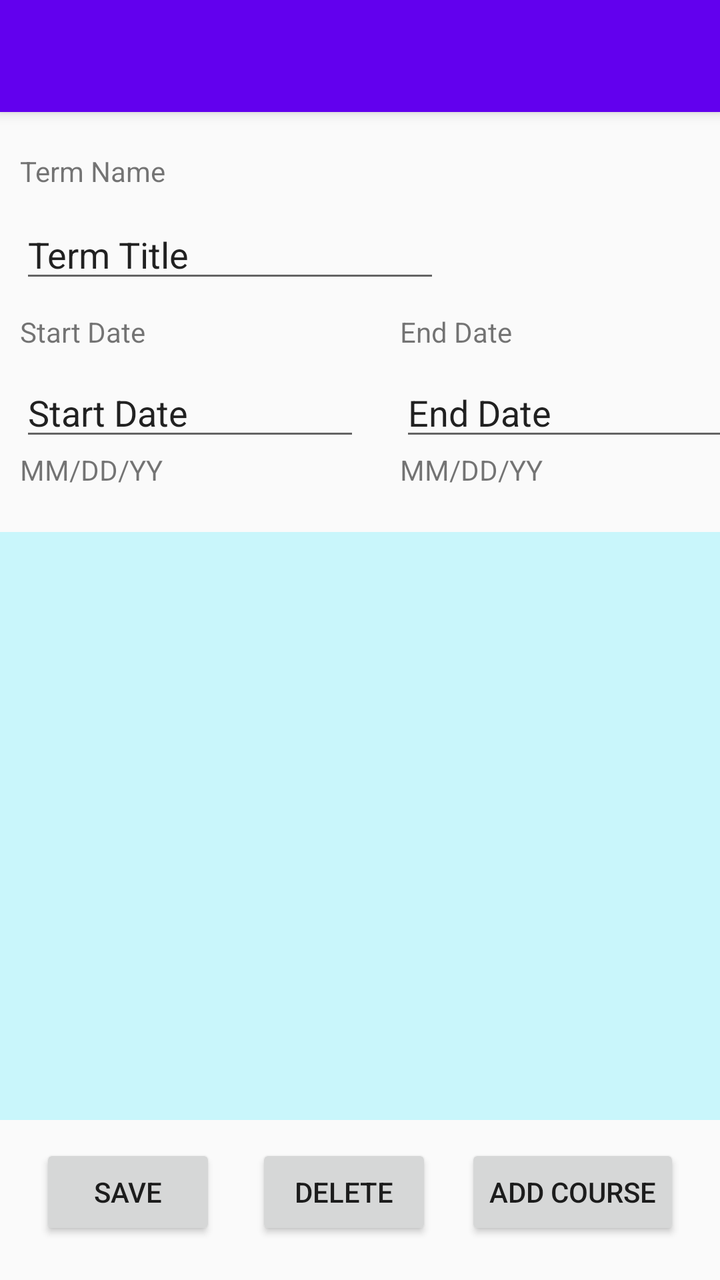
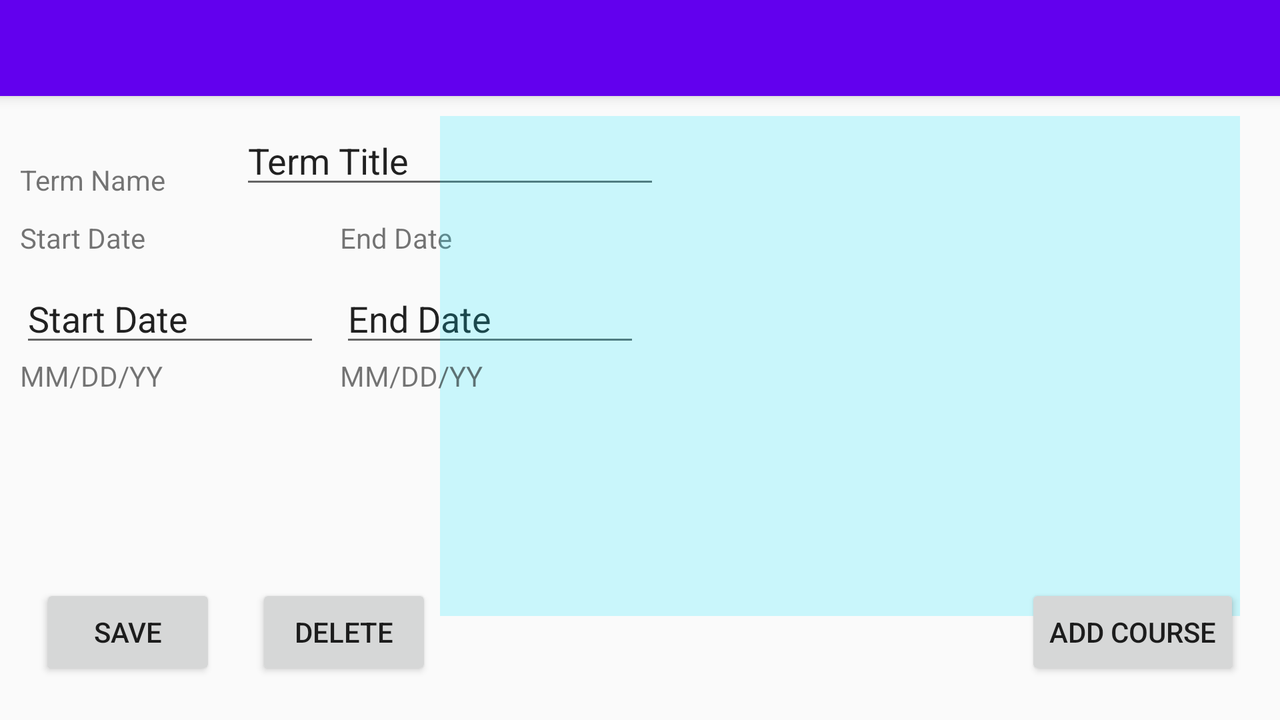

The same Android screen from two of the app's own layout files: first res/layout/ as a phone draws it, then the repository's variant for another configuration, drawn on a device whose configuration selects that folder. Both files follow.
<!-- AndroidManifest.xml: application theme AppTheme -->
<!-- res/layout/terms_detail.xml -->
<?xml version="1.0" encoding="utf-8"?>
<androidx.coordinatorlayout.widget.CoordinatorLayout xmlns:android="http://schemas.android.com/apk/res/android"
    xmlns:app="http://schemas.android.com/apk/res-auto"
    xmlns:tools="http://schemas.android.com/tools"
    android:layout_width="match_parent"
    android:layout_height="match_parent"
    tools:context=".TermsDetail">

    <com.google.android.material.appbar.AppBarLayout
        android:layout_width="match_parent"
        android:layout_height="wrap_content"
        android:theme="@style/AppTheme.AppBarOverlay">

        <androidx.appcompat.widget.Toolbar
            android:id="@+id/toolbar"
            android:layout_width="match_parent"
            android:layout_height="?attr/actionBarSize"
            android:background="?attr/colorPrimary"
            app:popupTheme="@style/AppTheme.PopupOverlay" />

    </com.google.android.material.appbar.AppBarLayout>


    <androidx.constraintlayout.widget.ConstraintLayout
        android:layout_width="match_parent"
        android:layout_height="match_parent"
        app:layout_behavior="@string/appbar_scrolling_view_behavior">

        <TextView
            android:id="@+id/termTitle"
            android:layout_width="wrap_content"
            android:layout_height="wrap_content"
            android:layout_marginStart="10dp"
            android:layout_marginTop="20dp"
            android:text="Term Name"
            app:layout_constraintStart_toStartOf="parent"
            app:layout_constraintTop_toTopOf="parent" />

        <TextView
            android:id="@+id/termStart"
            android:layout_width="wrap_content"
            android:layout_height="wrap_content"
            android:layout_marginStart="10dp"
            android:layout_marginTop="10dp"
            android:text="Start Date"
            app:layout_constraintStart_toStartOf="parent"
            app:layout_constraintTop_toBottomOf="@+id/editTermTitle" />

        <TextView
            android:id="@+id/termEnd"
            android:layout_width="wrap_content"
            android:layout_height="wrap_content"
            android:layout_marginStart="200dp"
            android:layout_marginTop="10dp"
            android:text="End Date"
            app:layout_constraintStart_toStartOf="parent"
            app:layout_constraintTop_toBottomOf="@+id/editTermTitle" />

        <Button
            android:id="@+id/saveTermBtn"
            android:layout_width="wrap_content"
            android:layout_height="wrap_content"
            android:layout_marginStart="20dp"
            android:layout_marginBottom="20dp"
            android:text="Save"
            app:layout_constraintBottom_toBottomOf="parent"
            app:layout_constraintStart_toStartOf="parent" />

        <Button
            android:id="@+id/deleteTermBtn"
            android:layout_width="wrap_content"
            android:layout_height="wrap_content"
            android:layout_marginStart="20dp"
            android:layout_marginBottom="20dp"
            android:text="Delete"
            app:layout_constraintBottom_toBottomOf="parent"
            app:layout_constraintStart_toEndOf="@+id/saveTermBtn" />

        <Button
            android:id="@+id/addCourseBtn"
            android:layout_width="wrap_content"
            android:layout_height="wrap_content"
            android:layout_marginEnd="20dp"
            android:layout_marginBottom="20dp"
            android:text="Add Course"
            app:layout_constraintBottom_toBottomOf="parent"
            app:layout_constraintEnd_toEndOf="parent" />

        <EditText
            android:id="@+id/editTermTitle"
            android:layout_width="wrap_content"
            android:layout_height="wrap_content"
            android:layout_marginStart="10dp"
            android:layout_marginTop="10dp"
            android:ems="10"
            android:inputType="textPersonName"
            android:text="Term Title"
            app:layout_constraintStart_toStartOf="parent"
            app:layout_constraintTop_toBottomOf="@+id/termTitle" />

        <EditText
            android:id="@+id/editTermStart"
            android:layout_width="170dp"
            android:layout_height="40dp"
            android:layout_marginStart="10dp"
            android:layout_marginTop="10dp"
            android:ems="10"
            android:inputType="textPersonName"
            android:text="Start Date"
            app:layout_constraintStart_toStartOf="parent"
            app:layout_constraintTop_toBottomOf="@+id/termStart" />

        <EditText
            android:id="@+id/editTermEnd"
            android:layout_width="170dp"
            android:layout_height="40dp"
            android:layout_marginStart="200dp"
            android:layout_marginTop="10dp"
            android:ems="10"
            android:inputType="textPersonName"
            android:text="End Date"
            app:layout_constraintStart_toStartOf="parent"
            app:layout_constraintTop_toBottomOf="@+id/termEnd" />

        <ListView
            android:id="@+id/courseListView"
            android:layout_width="match_parent"
            android:layout_height="match_parent"
            android:layout_marginTop="210dp"
            android:layout_marginBottom="80dp"
            android:background="#3200E5FF"
            app:layout_constraintBottom_toBottomOf="parent"
            app:layout_constraintTop_toTopOf="parent" />

        <TextView
            android:id="@+id/formatSDate"
            android:layout_width="wrap_content"
            android:layout_height="wrap_content"
            android:layout_marginStart="10dp"
            android:text="MM/DD/YY"
            app:layout_constraintStart_toStartOf="parent"
            app:layout_constraintTop_toBottomOf="@+id/editTermStart" />

        <TextView
            android:id="@+id/formatEDate"
            android:layout_width="wrap_content"
            android:layout_height="wrap_content"
            android:layout_marginStart="200dp"
            android:text="MM/DD/YY"
            app:layout_constraintStart_toStartOf="parent"
            app:layout_constraintTop_toBottomOf="@+id/editTermEnd" />

    </androidx.constraintlayout.widget.ConstraintLayout>


</androidx.coordinatorlayout.widget.CoordinatorLayout>
<!-- resources referenced by this layout -->
<resources>
  <style name="AppTheme.AppBarOverlay" parent="ThemeOverlay.AppCompat.Dark.ActionBar" />
  <style name="AppTheme.PopupOverlay" parent="ThemeOverlay.AppCompat.Light" />
  <style name="AppTheme" parent="Theme.AppCompat.Light.DarkActionBar">
          
          <item name="colorPrimary">@color/colorPrimary</item>
          <item name="colorPrimaryDark">@color/colorPrimaryDark</item>
          <item name="colorAccent">@color/colorAccent</item>
      </style>
</resources>
<!-- res/layout-land/terms_detail.xml (the repository's variant of the layout above) -->
<!-- drawn on the phone turned sideways -->
<?xml version="1.0" encoding="utf-8"?>
<androidx.coordinatorlayout.widget.CoordinatorLayout xmlns:android="http://schemas.android.com/apk/res/android"
    xmlns:app="http://schemas.android.com/apk/res-auto"
    xmlns:tools="http://schemas.android.com/tools"
    android:layout_width="match_parent"
    android:layout_height="match_parent"
    tools:context=".TermsDetail">

    <com.google.android.material.appbar.AppBarLayout
        android:layout_width="match_parent"
        android:layout_height="wrap_content"
        android:theme="@style/AppTheme.AppBarOverlay">

        <androidx.appcompat.widget.Toolbar
            android:id="@+id/toolbar"
            android:layout_width="match_parent"
            android:layout_height="?attr/actionBarSize"
            android:background="?attr/colorPrimary"
            app:popupTheme="@style/AppTheme.PopupOverlay" />

    </com.google.android.material.appbar.AppBarLayout>


    <androidx.constraintlayout.widget.ConstraintLayout
        android:layout_width="match_parent"
        android:layout_height="match_parent"
        app:layout_behavior="@string/appbar_scrolling_view_behavior">

        <TextView
            android:id="@+id/termTitle"
            android:layout_width="wrap_content"
            android:layout_height="wrap_content"
            android:layout_marginStart="10dp"
            android:text="Term Name"
            app:layout_constraintBottom_toBottomOf="@+id/editTermTitle"
            app:layout_constraintStart_toStartOf="parent" />

        <TextView
            android:id="@+id/termStart"
            android:layout_width="wrap_content"
            android:layout_height="wrap_content"
            android:layout_marginStart="10dp"
            android:layout_marginTop="10dp"
            android:text="Start Date"
            app:layout_constraintStart_toStartOf="parent"
            app:layout_constraintTop_toBottomOf="@+id/termTitle" />

        <TextView
            android:id="@+id/termEnd"
            android:layout_width="wrap_content"
            android:layout_height="wrap_content"
            android:layout_marginStart="10dp"
            android:layout_marginTop="10dp"
            android:text="End Date"
            app:layout_constraintStart_toEndOf="@+id/editTermStart"
            app:layout_constraintTop_toBottomOf="@+id/termTitle" />

        <Button
            android:id="@+id/saveTermBtn"
            android:layout_width="wrap_content"
            android:layout_height="wrap_content"
            android:layout_marginStart="20dp"
            android:layout_marginBottom="20dp"
            android:text="Save"
            app:layout_constraintBottom_toBottomOf="parent"
            app:layout_constraintStart_toStartOf="parent" />

        <Button
            android:id="@+id/deleteTermBtn"
            android:layout_width="wrap_content"
            android:layout_height="wrap_content"
            android:layout_marginStart="20dp"
            android:layout_marginBottom="20dp"
            android:text="Delete"
            app:layout_constraintBottom_toBottomOf="parent"
            app:layout_constraintStart_toEndOf="@+id/saveTermBtn" />

        <Button
            android:id="@+id/addCourseBtn"
            android:layout_width="wrap_content"
            android:layout_height="wrap_content"
            android:layout_marginEnd="20dp"
            android:layout_marginBottom="20dp"
            android:text="Add Course"
            app:layout_constraintBottom_toBottomOf="parent"
            app:layout_constraintEnd_toEndOf="parent" />

        <EditText
            android:id="@+id/editTermTitle"
            android:layout_width="wrap_content"
            android:layout_height="wrap_content"
            android:layout_marginStart="120dp"
            android:layout_marginTop="10dp"
            android:ems="10"
            android:inputType="textPersonName"
            android:text="Term Title"
            app:layout_constraintStart_toStartOf="parent"
            app:layout_constraintTop_toTopOf="parent" />

        <EditText
            android:id="@+id/editTermStart"
            android:layout_width="150dp"
            android:layout_height="40dp"
            android:layout_marginStart="10dp"
            android:layout_marginTop="10dp"
            android:ems="10"
            android:inputType="textPersonName"
            android:text="Start Date"
            app:layout_constraintStart_toStartOf="parent"
            app:layout_constraintTop_toBottomOf="@+id/termStart" />

        <EditText
            android:id="@+id/editTermEnd"
            android:layout_width="150dp"
            android:layout_height="40dp"
            android:layout_marginStart="10dp"
            android:layout_marginTop="10dp"
            android:ems="10"
            android:inputType="textPersonName"
            android:text="End Date"
            app:layout_constraintStart_toEndOf="@+id/editTermStart"
            app:layout_constraintTop_toBottomOf="@+id/termEnd" />

        <ListView
            android:id="@+id/courseListView"
            android:layout_width="400dp"
            android:layout_height="250dp"
            android:layout_marginTop="10dp"
            android:layout_marginEnd="20dp"
            android:background="#3200E5FF"
            app:layout_constraintEnd_toEndOf="parent"
            app:layout_constraintTop_toTopOf="parent" />

        <TextView
            android:id="@+id/formatSDate"
            android:layout_width="wrap_content"
            android:layout_height="wrap_content"
            android:layout_marginStart="10dp"
            android:text="MM/DD/YY"
            app:layout_constraintStart_toStartOf="parent"
            app:layout_constraintTop_toBottomOf="@+id/editTermStart" />

        <TextView
            android:id="@+id/formatEDate"
            android:layout_width="wrap_content"
            android:layout_height="wrap_content"
            android:layout_marginStart="10dp"
            android:text="MM/DD/YY"
            app:layout_constraintStart_toEndOf="@+id/editTermStart"
            app:layout_constraintTop_toBottomOf="@+id/editTermEnd" />

    </androidx.constraintlayout.widget.ConstraintLayout>


</androidx.coordinatorlayout.widget.CoordinatorLayout>
